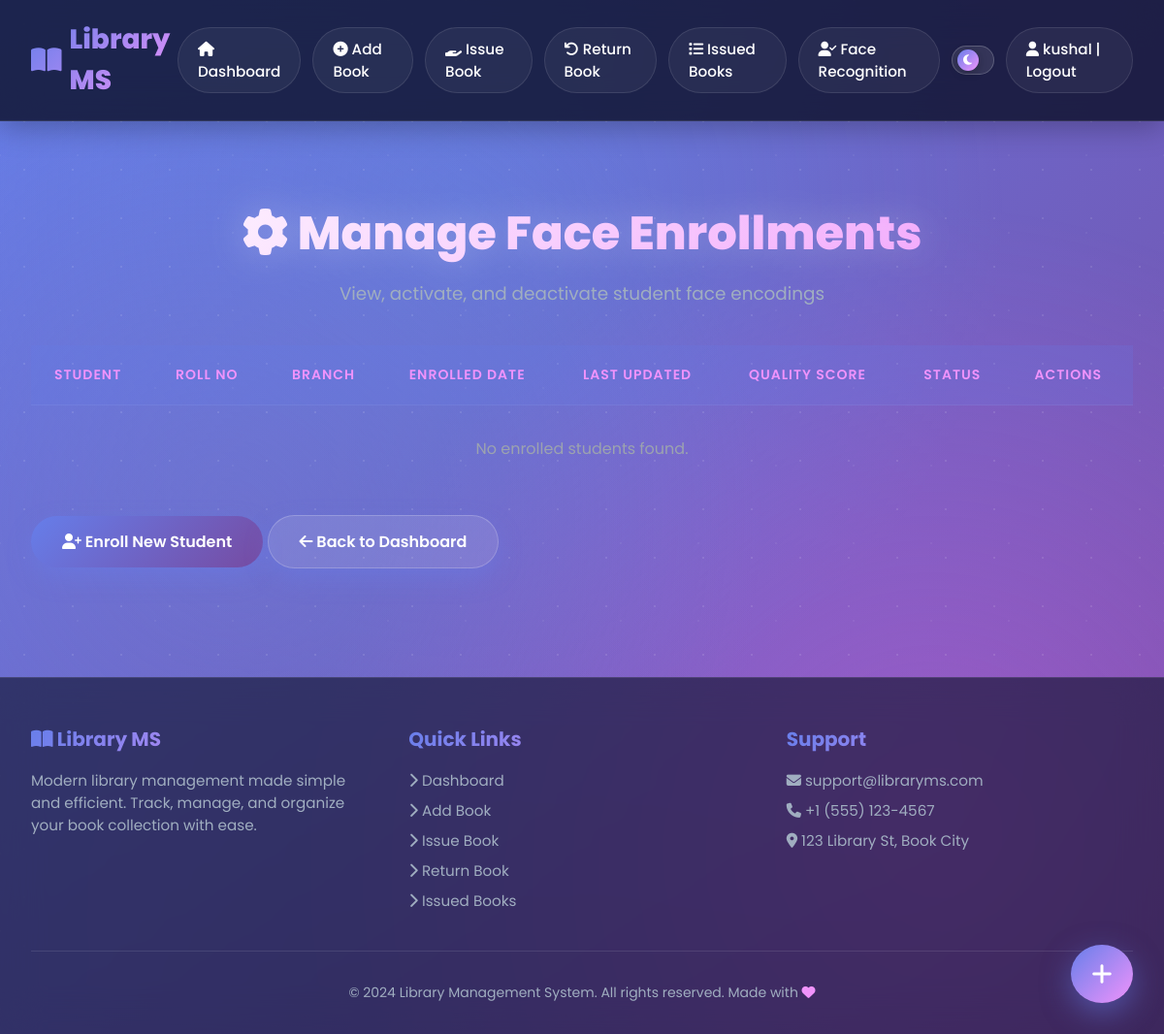
The page /face/manage/ (signed in) on the database as committed earlier.
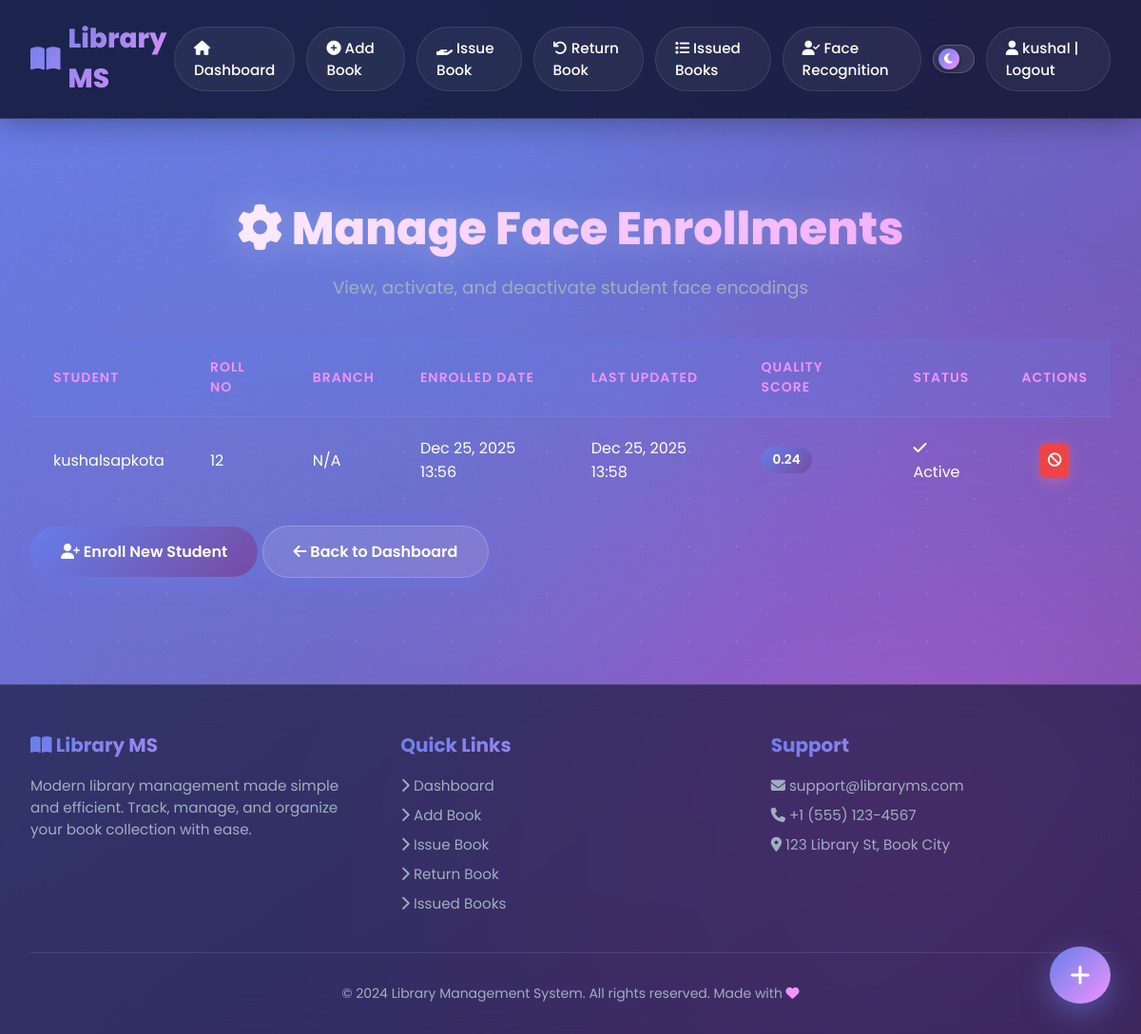
The same page on the database as committed later.
### idchartrecognation/models.py (models this page shows, shortened)
class FaceEncoding(models.Model):
    student = models.OneToOneField(Student, on_delete=models.CASCADE, related_name='face_encoding')
    encoding_data = models.BinaryField(help_text='128-dimensional face encoding vector')
    confidence_score = models.FloatField(
        help_text='Quality score of the face encoding (0-1)',
        default=0.0
    )
    enrolled_at = models.DateTimeField(auto_now_add=True)
    updated_at = models.DateTimeField(auto_now=True)
    is_active = models.BooleanField(
        default=True,
        help_text='Active encodings are used for recognition'
    )
    id_card = models.ForeignKey(
        IDCard,
        on_delete=models.SET_NULL,
        null=True,
        blank=True,
        related_name='face_encodings',
        help_text='Source ID card for this encoding'
    )
    class Meta:
        ordering = ['-enrolled_at']
        verbose_name = "Face Encoding"
        verbose_name_plural = "Face Encodings"
        indexes = [
            models.Index(fields=['student', 'is_active']),
        ]

### home/models.py (models this page shows, shortened)
class Student(models.Model):
    MAX_BOOKS_ALLOWED = 5  # Maximum books a student can issue at once
    user = models.OneToOneField(User, on_delete=models.CASCADE)
    classroom = models.CharField(max_length=10, blank=True, default='N/A')
    branch = models.CharField(max_length=10, blank=True, default='N/A')
    roll_no = models.CharField(max_length=3, blank=True)
    phone = models.CharField(
        max_length=10,
        blank=True,
        validators=[RegexValidator(
            regex=r'^\d{10}$',
            message='Phone number must be exactly 10 digits'
        )]
    )
    image = models.ImageField(upload_to="student_images/", blank=True)
    date_joined = models.DateTimeField(auto_now_add=True)
    is_active = models.BooleanField(default=True)
    class Meta:
        ordering = ['user__username']

### idchartrecognation/views.py (the view)
# urls.py: path('manage/', views.manage_enrollments, name='manage_enrollments'),
@login_required
def manage_enrollments(request):
    enrolled_students = FaceEncoding.objects.select_related(
        'student__user',
        'id_card'
    ).order_by('-enrolled_at')
    context = {
        'enrolled_students': enrolled_students,
    }
    return render(request, 'idchartrecognation/manage.html', context)

### idchartrecognation/templates/idchartrecognation/manage.html (shortened to what this page needs)
{% extends 'base.html' %}
{% block content %}
<div class="page-header">
    <h1><i class="fas fa-cog"></i> Manage Face Enrollments</h1>
    <p>View, activate, and deactivate student face encodings</p>
</div>
<div class="section-card">
    <div class="table-responsive">
        <table class="data-table">
            <thead>
                <tr>
                    <th>Student</th>
                    <th>Roll No</th>
                    <th>Branch</th>
                    <th>Enrolled Date</th>
                    <th>Last Updated</th>
                    <th>Quality Score</th>
                    <th>Status</th>
                    <th>Actions</th>
                </tr>
            </thead>
            <tbody>
                {% for enrollment in enrolled_students %}
                <tr>
                    <td>{{ enrollment.student.user.get_full_name|default:enrollment.student.user.username }}</td>
                    <td>{{ enrollment.student.roll_no }}</td>
                    <td>{{ enrollment.student.branch }}</td>
                    <td>{{ enrollment.enrolled_at|date:"M d, Y H:i" }}</td>
                    <td>{{ enrollment.updated_at|date:"M d, Y H:i" }}</td>
                    <td>
                        <div class="quality-badge">{{ enrollment.confidence_score|floatformat:2 }}</div>
                    </td>
                    <td>
                        {% if enrollment.is_active %}
                            <span class="badge badge-success"><i class="fas fa-check"></i> Active</span>
                        {% else %}
                            <span class="badge badge-secondary"><i class="fas fa-times"></i> Inactive</span>
                        {% endif %}
                    </td>
                    <td>
                        <div class="action-buttons">
                            {% if enrollment.is_active %}
                                <form method="post" action="{% url 'idchartrecognation:deactivate_encoding' enrollment.id %}" style="display: inline;">
                                    <button type="submit" class="btn-icon btn-danger" title="Deactivate"
                                            onclick="return confirm('Deactivate this face encoding?')">
                                        <i class="fas fa-ban"></i>
                                    </button>
                                </form>
                            {% endif %}
                        </div>
                    </td>
                </tr>
                {% empty %}
                <tr>
                    <td colspan="8" class="text-center">No enrolled students found.</td>
                </tr>
                {% endfor %}
            </tbody>
        </table>
    </div>
</div>
<div class="form-actions">
    <a href="{% url 'idchartrecognation:enroll_face' %}" class="btn btn-primary">
        <i class="fas fa-user-plus"></i> Enroll New Student
    </a>
    <a href="{% url 'idchartrecognation:dashboard' %}" class="btn btn-secondary">
        <i class="fas fa-arrow-left"></i> Back to Dashboard
    </a>
</div>
{% endblock %}

### home/templates/base.html (shortened to what this page needs)
{% load static %}
<!DOCTYPE html>
<html lang="en">
<head>
    <link rel="stylesheet" href="{% static 'user/style.css' %}">
    <link rel="stylesheet" href="https://cdnjs.cloudflare.com/ajax/libs/font-awesome/6.4.0/css/all.min.css">
</head>
<body>
    <nav class="navbar">
        <a href="{% url 'index' %}" class="navbar-brand">
            <i class="fas fa-book-open"></i> Library MS
        </a>
        <div class="nav-links">
            <a href="{% url 'index' %}">
                <i class="fas fa-home"></i> Dashboard
            </a>
            <a href="{% url 'add_book' %}">
                <i class="fas fa-plus-circle"></i> Add Book
            </a>
            <a href="{% url 'issue_book' %}">
                <i class="fas fa-hand-holding"></i> Issue Book
            </a>
            <a href="{% url 'return_book' %}">
                <i class="fas fa-undo"></i> Return Book
            </a>
            <a href="{% url 'view_issued_books' %}">
                <i class="fas fa-list"></i> Issued Books
            </a>
            <a href="{% url 'idchartrecognation:dashboard' %}">
                <i class="fas fa-user-check"></i> Face Recognition
            </a>
            <div class="theme-toggle" onclick="toggleTheme()" title="Toggle Dark/Light Mode">
                <div class="theme-toggle-slider">
                    <i class="fas fa-moon"></i>
                </div>
            </div>
            {% if user.is_authenticated %}
            <a href="{% url 'logout' %}" style="margin-left: auto;">
                <i class="fas fa-user"></i> {{ user.username }} | Logout
            </a>
            {% endif %}
        </div>
    </nav>
    <div class="container">
        {% block content %}
        {% endblock %}
    </div>
    <footer class="site-footer">
        <div class="footer-content">
            <div class="footer-section">
                <h3><i class="fas fa-book-open"></i> Library MS</h3>
                <p>Modern library management made simple and efficient. Track, manage, and organize your book collection with ease.</p>
            </div>
            <div class="footer-section">
                <h3>Quick Links</h3>
                <a href="{% url 'index' %}"><i class="fas fa-chevron-right"></i> Dashboard</a>
                <a href="{% url 'add_book' %}"><i class="fas fa-chevron-right"></i> Add Book</a>
                <a href="{% url 'issue_book' %}"><i class="fas fa-chevron-right"></i> Issue Book</a>
                <a href="{% url 'return_book' %}"><i class="fas fa-chevron-right"></i> Return Book</a>
                <a href="{% url 'view_issued_books' %}"><i class="fas fa-chevron-right"></i> Issued Books</a>
            </div>
            <div class="footer-section">
                <h3>Support</h3>
                <p><i class="fas fa-envelope"></i> support@libraryms.com</p>
                <p><i class="fas fa-phone"></i> +1 (555) 123-4567</p>
                <p><i class="fas fa-map-marker-alt"></i> 123 Library St, Book City</p>
            </div>
        </div>
        <div class="footer-bottom">
            <p>&copy; 2024 Library Management System. All rights reserved. Made with <i class="fas fa-heart" style="color: #f093fb;"></i></p>
        </div>
    </footer>
    <div class="fab-container" id="fabContainer">
        <button class="fab-main ripple" onclick="toggleFAB()" title="Quick Actions">
            <i class="fas fa-plus"></i>
        </button>
    </div>
</body>
</html>

### idchartrecognation/templates/idchartrecognation/manage.html (style rules this page uses)
.action-buttons { display: flex; gap: 0.5rem; justify-content: center; }
.btn-icon { padding: 0.5rem; border: none; border-radius: 6px; cursor: pointer; transition: all 0.3s; font-size: 0.9rem; }
.btn-icon.btn-danger { background: #ef4444; color: white; }
.quality-badge { display: inline-block; padding: 0.25rem 0.75rem; background: linear-gradient(135deg, #667eea 0%, #764ba2 100%); border-radius: 20px; font-size: 0.85rem; font-weight: 600; }

Rows that differ between the two databases and show on the page:
added FaceEncoding: student.user.get_full_name "kushalsapkota", student.roll_no "12", student.branch "N/A", enrolled_at "Dec 25, 2025 13:56", updated_at "Dec 25, 2025 13:58", confidence_score "0.24", is_active True (drawn)
Other text that changed with them:
text no longer shown: "No enrolled students found."
